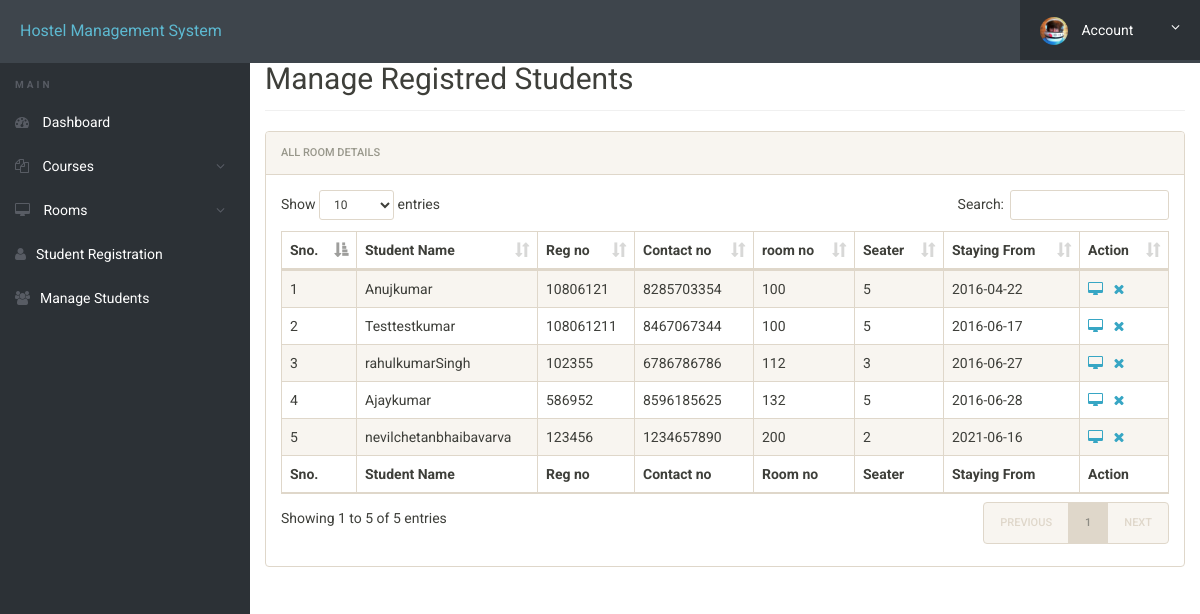
The page /hostel/admin/manage-students.php (signed in) on the database its author committed.
### tables this page shows
CREATE TABLE `registration` (
  `id` int(11) NOT NULL,
  `roomno` int(11) DEFAULT NULL,
  `seater` int(11) DEFAULT NULL,
  `feespm` int(11) DEFAULT NULL,
  `foodstatus` int(11) DEFAULT NULL,
  `stayfrom` date DEFAULT NULL,
  `duration` int(11) DEFAULT NULL,
  `course` varchar(500) DEFAULT NULL,
  `regno` int(11) DEFAULT NULL,
  `firstName` varchar(500) DEFAULT NULL,
  `middleName` varchar(500) DEFAULT NULL,
  `lastName` varchar(500) DEFAULT NULL,
  `gender` varchar(250) DEFAULT NULL,
  `contactno` bigint(11) DEFAULT NULL,
  `emailid` varchar(500) DEFAULT NULL,
  `egycontactno` bigint(11) DEFAULT NULL,
  `guardianName` varchar(500) DEFAULT NULL,
  `guardianRelation` varchar(500) DEFAULT NULL,
  `guardianContactno` bigint(11) DEFAULT NULL,
  `corresAddress` varchar(500) DEFAULT NULL,
  `corresCIty` varchar(500) DEFAULT NULL,
  `corresState` varchar(500) DEFAULT NULL,
  `corresPincode` int(11) DEFAULT NULL,
  `pmntAddress` varchar(500) DEFAULT NULL,
  `pmntCity` varchar(500) DEFAULT NULL,
  `pmnatetState` varchar(500) DEFAULT NULL,
  `pmntPincode` int(11) DEFAULT NULL,
  `postingDate` timestamp NULL DEFAULT current_timestamp(),
  `updationDate` varchar(500) DEFAULT NULL
);

### hostel/admin/manage-students.php (the view, shortened to what this page needs)
<?php
include('includes/config.php');
?>
<!doctype html>
<html lang="en" class="no-js">
<head>
	<link rel="stylesheet" href="css/font-awesome.min.css">
	<link rel="stylesheet" href="css/bootstrap.min.css">
	<link rel="stylesheet" href="css/dataTables.bootstrap.min.css">
	<link rel="stylesheet" href="css/bootstrap-social.css">
	<link rel="stylesheet" href="css/bootstrap-select.css">
	<link rel="stylesheet" href="css/fileinput.min.css">
	<link rel="stylesheet" href="css/awesome-bootstrap-checkbox.css">
	<link rel="stylesheet" href="css/style.css">
</head>
<body>
	<?php include('includes/header.php');?>
	<div class="ts-main-content">
			<?php include('includes/sidebar.php');?>
		<div class="content-wrapper">
			<div class="container-fluid">
				<div class="row">
					<div class="col-md-12">
						<h2 class="page-title" style="margin-top:4%">Manage Registred Students</h2>
						<div class="panel panel-default">
							<div class="panel-heading">All Room Details</div>
							<div class="panel-body">
								<table id="zctb" class="display table table-striped table-bordered table-hover" cellspacing="0" width="100%">
									<thead>
										<tr>
											<th>Sno.</th>
											<th>Student Name</th>
											<th>Reg no</th>
											<th>Contact no </th>
											<th>room no  </th>
											<th>Seater </th>
											<th>Staying From </th>
											<th>Action</th>
										</tr>
									</thead>
									<tfoot>
										<tr>
											<th>Sno.</th>
											<th>Student Name</th>
											<th>Reg no</th>
											<th>Contact no </th>
											<th>Room no  </th>
											<th>Seater </th>
											<th>Staying From </th>
											<th>Action</th>
										</tr>
									</tfoot>
									<tbody>
<?php
$ret="select * from registration";
$stmt= $mysqli->prepare($ret) ;
$stmt->execute() ;
$res=$stmt->get_result();
$cnt=1;
while($row=$res->fetch_object())
	  {
	  	?>
<tr><td><?php echo $cnt;;?></td>
<td><?php echo $row->firstName;?><?php echo $row->middleName;?><?php echo $row->lastName;?></td>
<td><?php echo $row->regno;?></td>
<td><?php echo $row->contactno;?></td>
<td><?php echo $row->roomno;?></td>
<td><?php echo $row->seater;?></td>
<td><?php echo $row->stayfrom;?></td>
<td>
<a href="javascript:void(0);"  onClick="popUpWindow('./full-profile.php?id=<?php echo $row->id;?>');" title="View Full Details"><i class="fa fa-desktop"></i></a>&nbsp;&nbsp;
<a href="manage-students.php?del=<?php echo $row->id;?>" title="Delete Record" onclick="return confirm("Do you want to delete");"><i class="fa fa-close"></i></a></td>
										</tr>
									<?php
$cnt=$cnt+1;
									 } ?>
									</tbody>
								</table>
							</div>
						</div>
					</div>
				</div>
			</div>
		</div>
	</div>
</body>
</html>

### hostel/admin/css/style.css (style rules this page uses)
html { font-size: 14px; }
@media only screen and (min-width: 480px) { html { font-size: 17px; } }
@media only screen and (min-width: 768px) { html { font-size: 14px; } }
body { font-size: 1em; }
a { color: #37a6c4; }
.panel { overflow: hidden; }
.page-title { padding-bottom: 15px; margin-bottom: 20px; border-bottom: 1px solid #f0f0f0; }
.ts-main-content .content-wrapper { padding-top: 15px; margin-top: 10px; }
@media only screen and (min-width: 992px) { .ts-main-content .content-wrapper { margin-left: 250px; } }

### rows shown on the page
registration: firstName "Anuj", lastName "kumar", regno "10806121", contactno "8285703354", roomno "100", seater "5", stayfrom "2016-04-22"
registration: firstName "Test", middleName "test", lastName "kumar", regno "108061211", contactno "8467067344", roomno "100", seater "5", stayfrom "2016-06-17"
registration: firstName "rahul", middleName "kumar", lastName "Singh", regno "102355", contactno "6786786786", roomno "112", seater "3", stayfrom "2016-06-27"
registration: firstName "Ajay", lastName "kumar", regno "586952", contactno "8596185625", roomno "132", seater "5", stayfrom "2016-06-28"
registration: firstName "nevil", middleName "chetanbhai", lastName "bavarva", regno "123456", contactno "1234657890", roomno "200", seater "2", stayfrom "2021-06-16"
